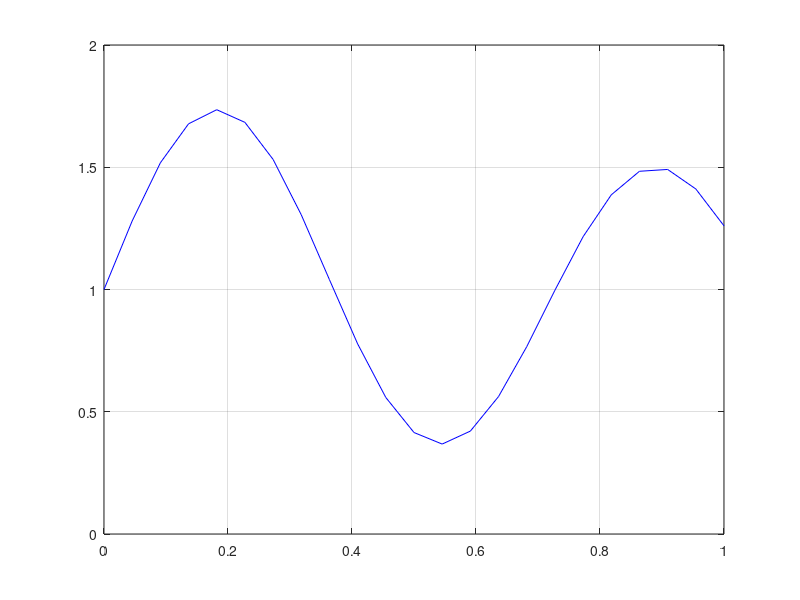

This figure's MATLAB source: (Note: this script raises an error after producing the figure.)
clc
clear all
close all

x = [0:1/22:1];
y = 1 + 0.6*sin(2*pi*x/0.7) + 0.3*sin(2*pi*x)./2;
figure(); plot(x,y,'b'), grid on

c1 = 0.19;
r1 = 0.203;
F1 = exp(-(x-c1).^2/(2*r1^2));

c2 = 0.88;
r2 = 0.206;
F2 = exp(-(x-c2).^2/(2*r2^2));

w1 = randn(1);
w2 = randn(1);
b = randn(1);
n = 0.01;

iterations = 100000;
disp("Pradedamas apmokymas, pradiniai rezultatai: b = "+b+", w1 = "+w1+", w2 = "+w2);

for j = 1:iterations
    for i = 1:length(x)
        v = F1(i)*w1+F2(i)*w2+b;
        e = y(i) - v;
        w1 = w1 + n*e*F1(i);
        w2 = w2 + n*e*F2(i);
        b = b + n*e;
    end
end

disp("Apmokymas baigtas po "+iterations+" iteracijų, gauti rezultatai: b = "+b+", w1 = "+w1+", w2 = "+w2);

y = F1*w1+F2*w2+b;
hold on; plot(x,y,'g'), grid on;